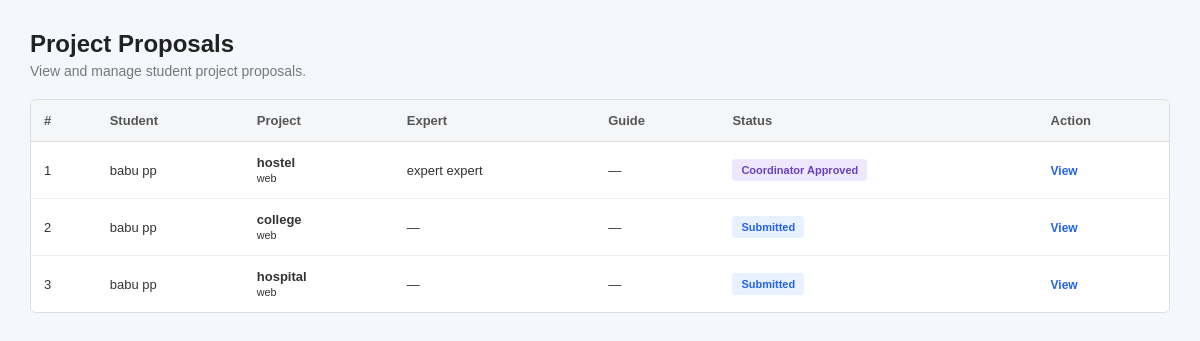
The page /coordinator/proposals/ (signed in) on the database as committed earlier.
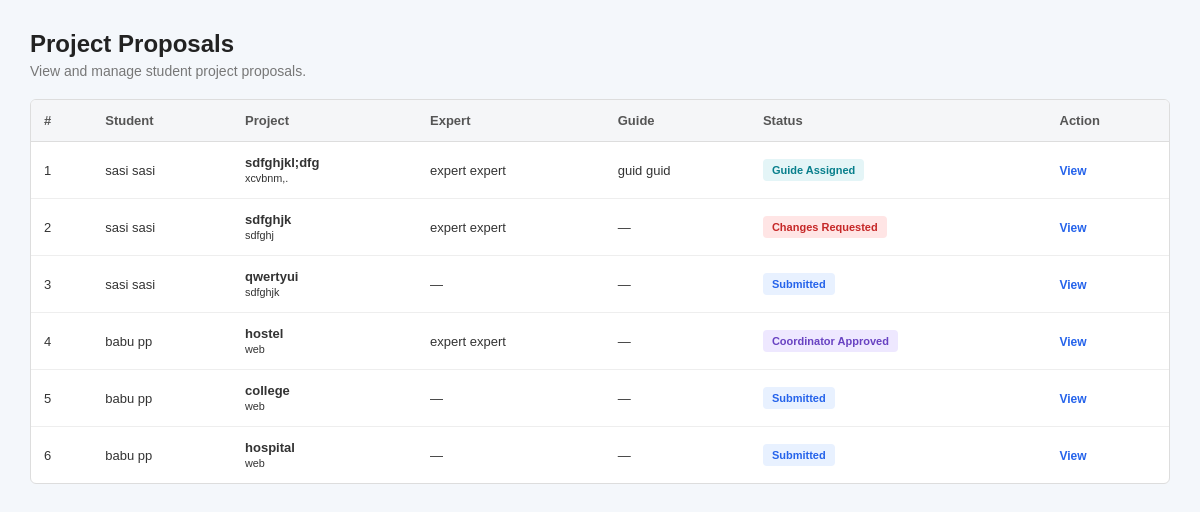
The same page on the database as committed later.
### projects/models.py (models this page shows, shortened)
class ProjectProposal(models.Model):
    STATUS_CHOICES = [
        ("SUBMITTED", "Submitted"),
        ("EXPERT_ASSIGNED", "Expert Assigned"),
        ("CHANGES_REQUESTED", "Changes Requested"),
        ("EXPERT_APPROVED", "Expert Approved"),
        ("COORDINATOR_APPROVED", "Coordinator Approved"),
        ("GUIDE_ASSIGNED", "Guide Assigned"),
        ("GUIDE_REJECTED", "Guide Rejected"),
        ("IN_PROGRESS", "In Progress"),
        ("COMPLETED", "Completed"),
    ]
    student = models.ForeignKey(
        settings.AUTH_USER_MODEL,
        on_delete=models.CASCADE,
        related_name="project_proposals",
        limit_choices_to={"role": "STUDENT"},
    )
    title = models.CharField(max_length=255)
    abstract = models.TextField(blank=True)
    domain = models.CharField(
        max_length=255,
        blank=True
    )
    technologies = models.TextField(
        blank=True
    )
    description = models.TextField(
        blank=True
    )
    proposal_document = models.FileField(
        upload_to="proposals/",
        blank=True,
        null=True
    )
    expert_comments = models.TextField(
        blank=True,
        null=True
    )
    status = models.CharField(
        max_length=30,
        choices=STATUS_CHOICES,
        default="SUBMITTED"
    )
    submitted_at = models.DateTimeField(
        auto_now_add=True
    )
    updated_at = models.DateTimeField(
        auto_now=True
    )
    domain_expert = models.ForeignKey(
        settings.AUTH_USER_MODEL,
        on_delete=models.SET_NULL,
        null=True,
        blank=True,
        related_name="expert_proposals",
        limit_choices_to={"role": "EXPERT"},
    )
    guide = models.ForeignKey(
        settings.AUTH_USER_MODEL,
        on_delete=models.SET_NULL,
        null=True,
        blank=True,
        related_name="guided_proposals",
        limit_choices_to={"role": "GUIDE"},
    )
    guide_rejection_reason = models.TextField(
        blank=True,
        null=True
    )
    guide_rejected_at = models.DateTimeField(
        blank=True,
        null=True
    )

### accounts/models.py (models this page shows, shortened)
class User(AbstractUser):
    ROLE_CHOICES = [
        ("STUDENT", "Student"),
        ("COORDINATOR", "Coordinator"),
        ("EXPERT", "Domain Expert"),
        ("GUIDE", "Guide"),
        ("PANEL", "Panel Member"),
    ]
    role = models.CharField(
        max_length=20,
        choices=ROLE_CHOICES,
        default="STUDENT"
    )
    phone = models.CharField(
        max_length=15,
        blank=True,
        null=True
    )
    roll_number = models.CharField(
        max_length=50,
        blank=True,
        null=True
    )
    department = models.CharField(
        max_length=100,
        blank=True,
        null=True
    )
    semester = models.CharField(
        max_length=20,
        blank=True,
        null=True
    )
    batch = models.CharField(
        max_length=20,
        blank=True,
        null=True
    )

### coordinator/views.py (the view, shortened to what this page needs)
    @login_required
    def wrapper(request, *args, **kwargs):
        if request.user.is_superuser:
            return view_func(request, *args, **kwargs)

### coordinator/views.py (called while the page is built, shortened)
def coordinator_required(view_func):
    @login_required
    def wrapper(request, *args, **kwargs):
        if request.user.is_superuser:
            return view_func(request, *args, **kwargs)
    return wrapper

@coordinator_required
def proposals(request):
    proposal_list = (
        ProjectProposal.objects
        .select_related(
            "student",
            "domain_expert",
            "guide"
        )
        .all()
        .order_by("-submitted_at")
    )
    return render(
        request,
        "coordinator/proposals.html",
        {
            "proposals": proposal_list
        }
    )

### templates/coordinator/proposals.html (shortened to what the changed rows need)
{% extends "base.html" %}
{% block content %}
<div class="page">
    <div class="page-header">
        <h2>Project Proposals</h2>
    </div>
    <div class="table-box">
        {% if proposals %}
        <table>
            <thead>
                <tr>
                    <th>#</th>
                    <th>Student</th>
                    <th>Project</th>
                    <th>Expert</th>
                    <th>Guide</th>
                    <th>Status</th>
                    <th>Action</th>
                </tr>
            </thead>
            <tbody>
                {% for proposal in proposals %}
                <tr>
                    <td>
                        {{ forloop.counter }}
                    </td>
                    <td>
                        {{ proposal.student.get_full_name|default:proposal.student.username }}
                    </td>
                    <td>
                        <strong>{{ proposal.title }}</strong>
                        <br>
                        <small>
                            {{ proposal.domain|default:"No domain" }}
                        </small>
                    </td>
                    <td>
                        {% if proposal.domain_expert %}
                            {{ proposal.domain_expert.get_full_name|default:proposal.domain_expert.username }}
                        {% else %}
                            —
                        {% endif %}
                    </td>
                    <td>
                        {% if proposal.guide %}
                            {{ proposal.guide.get_full_name|default:proposal.guide.username }}
                        {% else %}
                            —
                        {% endif %}
                    </td>
                    <td>
                        {% if proposal.status == "SUBMITTED" %}
                            <span class="status submitted">
                                Submitted
                            </span>
                        {% elif proposal.status == "EXPERT_ASSIGNED" %}
                            <span class="status expert">
                                Expert Assigned
                            </span>
                        {% elif proposal.status == "CHANGES_REQUESTED" %}
                            <span class="status changes">
                                Changes Requested
                            </span>
                        {% elif proposal.status == "EXPERT_APPROVED" %}
                            <span class="status approved">
                                Expert Approved
                            </span>
                        {% elif proposal.status == "COORDINATOR_APPROVED" %}
                            <span class="status coordinator">
                                Coordinator Approved
                            </span>
                        {% elif proposal.status == "GUIDE_ASSIGNED" %}
                            <span class="status guide">
                                Guide Assigned
                            </span>
                        {% elif proposal.status == "GUIDE_REJECTED" %}
                            <span class="status rejected">
                                Guide Rejected
                            </span>
                        {% elif proposal.status == "IN_PROGRESS" %}
                            <span class="status progress">
                                In Progress
                            </span>
                        {% elif proposal.status == "COMPLETED" %}
                            <span class="status completed">
                                Completed
                            </span>
                        {% else %}
                            <span class="status submitted">
                                {{ proposal.get_status_display }}
                            </span>
                        {% endif %}
                    </td>
                    <td>
                        <a
                            href="{% url 'coordinator:proposal_detail' proposal.id %}"
                            class="view-btn"
                        >
                            View
                        </a>
                    </td>
                </tr>
                {% endfor %}
            </tbody>
        </table>
        {% else %}
            <div class="empty">
                No project proposals found.
            </div>
        {% endif %}
    </div>
</div>
{% endblock %}

Rows that differ between the two databases and show on the page:
added ProjectProposal: student.get_full_name "sasi sasi", title "sdfghjkl;dfg", domain "xcvbnm,.", domain_expert.get_full_name "expert expert", guide.get_full_name "guid guid", status "Guide Assigned"
added ProjectProposal: student.get_full_name "sasi sasi", title "sdfghjk", domain "sdfghj", domain_expert.get_full_name "expert expert", shows "Changes Requested"
added ProjectProposal: student.get_full_name "sasi sasi", title "qwertyui", domain "sdfghjk", status "Submitted"
